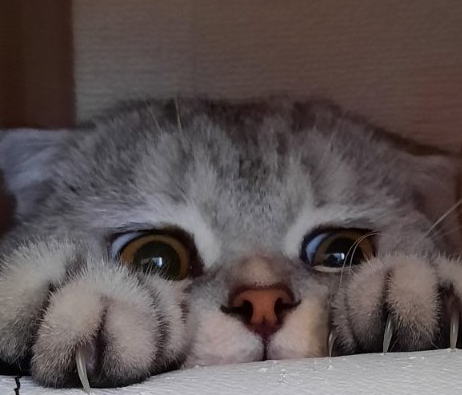
#> input picture cat.png, 462 x 395 px
$ python main.py
#> lines starting #> are read from the running program, lines starting #| are printed output that depends on the picture

from sklearn.cluster import KMeans
import matplotlib.pyplot as plt
import matplotlib.image as mpimg


if __name__ == '__main__':
    pic = mpimg.imread('./cat.png')
#> pic is the input picture: shape (395, 462, 3) float32; mean R, G, B 0.361, 0.321, 0.321
    plt.imshow(pic)
    plt.show()
    print(pic.shape)
#| (395, 462, 3)

    rows = pic.shape[0]
#> rows = 395
    cols = pic.shape[1]
#> cols = 462

    reshaped_image = pic.reshape(rows * cols, 3)
    kmeans = KMeans(n_clusters=3)
    kmeans.fit(reshaped_image)
    print(kmeans.cluster_centers_)
    compressed_image = kmeans.cluster_centers_[kmeans.labels_]

    compressed_image = compressed_image.reshape(rows, cols, 3)
    plt.imshow(compressed_image)
    plt.imsave('./cat_compressed.png', compressed_image)
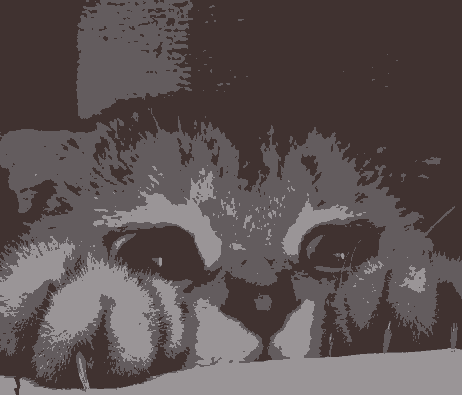
#> saved as cat_compressed.png: shape (395, 462, 3); mean R, G, B 91.6, 81.5, 81.6
    plt.show()
